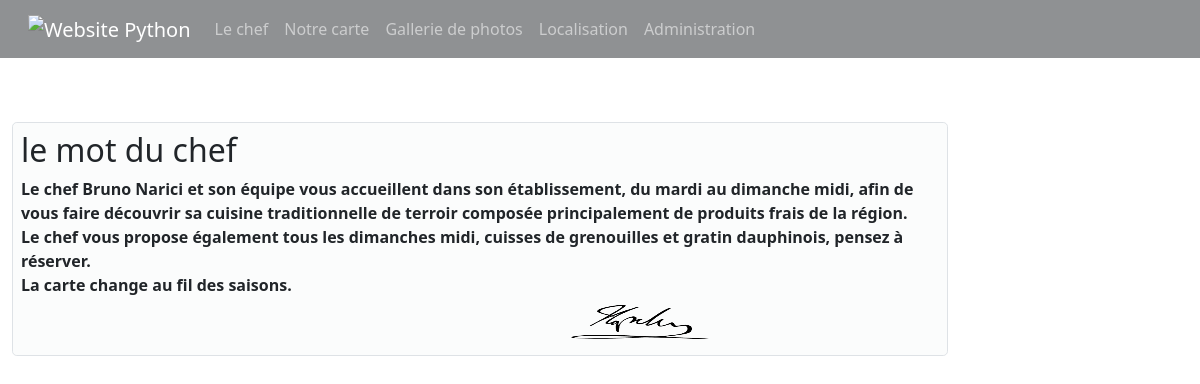
/about, run on the app's committed database.
### app.py (models this page shows, shortened)
class TextoXpagina(db.Model):
    __tablename__ = "textoxpagina"
    id                  = db.Column(db.Integer, primary_key=True)
    pagina              = db.Column(db.String, nullable=False)
    seccion             = db.Column(db.Integer, nullable=False)
    orden               = db.Column(db.Integer, nullable=False)
    titulo              = db.Column(db.String)
    texto               = db.Column(db.String)
    fecha_created       = db.Column(db.String(80))
    image               = db.Column(db.String)

### app.py (the view)
@app.route('/about')
def about():
    nombre_funcion = inspect.currentframe().f_code.co_name
    app.logger.info(nombre_funcion)
    results = textoxpage('about')
    if len(results) == 0:
        app.logger.info("NO encontro texto por esta pagina")
        result = TextoXpagina('about',1,1, "Le mot du chef","""Le chef Bruno Narici et son équipe vous accueillent dans son établissement, du mardi au dimanche midi, afin de vous faire découvrir sa cuisine traditionnelle de terroir composée principalement de produits frais de la région.
        La carte change au fil des saisons. Le chef vous propose également tous les dimanches midi, cuisses de grenouilles et gratin dauphinois, pensez à réserver. Nous vous souhaitons un agréable moment à l'Auberge Refleurie.""")
        results.append(result)
        titulo: str = "Le mot du chef"
    else:
        app.logger.info(results)
        app.logger.info(results[0].titulo)
        app.logger.info(results[0].texto)
        titulo: str = results[0].titulo
        bg_image = results[0].image
    return render_template('about.html', titulo=titulo, bg_image=bg_image, results=results)

### app.py (called while the page is built)
def textoxpage(page):
    app.logger.info(page)
    resultados = TextoXpagina.query.filter(TextoXpagina.pagina == page).order_by(TextoXpagina.orden).all()
    app.logger.info(len(resultados))
    return resultados

### templates/about.html (shortened to what this page needs)
{% extends "layout.html" %}
{% block content %}
<div class="row">
    <div class="col-md-4 p-3">
    </div>
</div>
<div class="bg-light w-100 text-dark border rounded-3 p-2"  style="--bs-bg-opacity: .55;">
<div class="row">
    <div class="col">
        {% for result in results %}
        {% if result.titulo %}<h2>{{ result.titulo }}</h2>{% endif %}
        <div> <b>{{ result.texto}}</b></div>
        {% endfor %}
    </div>
  </div>
  <div class="row">
    <div class="col-7"> </div>
    <div class="col-5"><img src="/static/images/signaturetrans.png" alt="" width="140" height="50"></div>
  </div>
{% endblock %}

### data on the page
TextoXpagina: titulo "le mot du chef", texto "Le chef Bruno Narici et son équipe vous accueillent dans son établissement, du mardi au dimanche midi, afin de vous faire découvrir sa cuisine traditionnelle de terroir composée principalement de produits frais de la région."
TextoXpagina: texto "Le chef vous propose également tous les dimanches midi, cuisses de grenouilles et gratin dauphinois, pensez à réserver."
TextoXpagina: texto "La carte change au fil des saisons."
